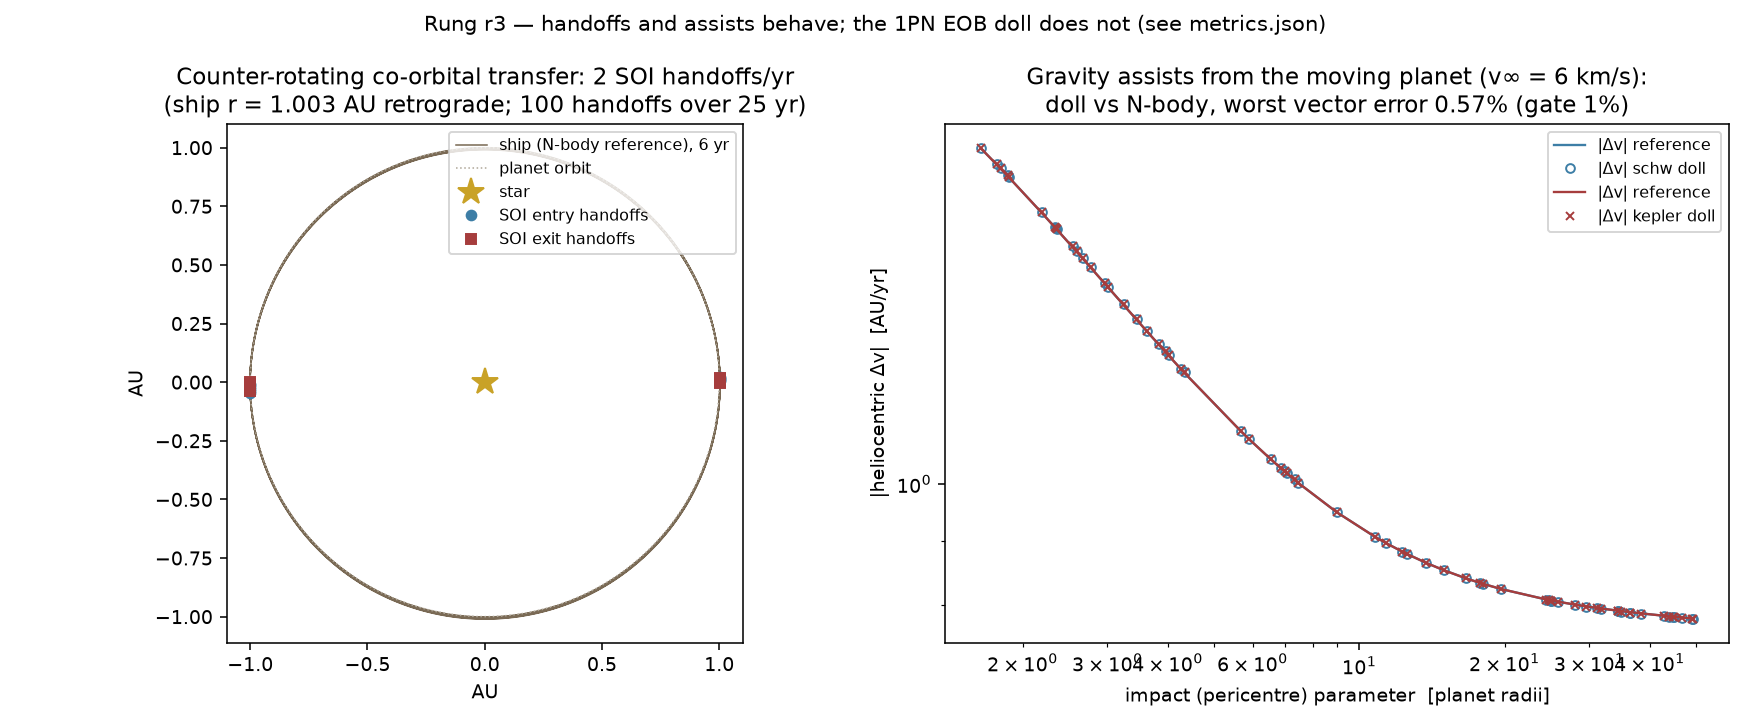

Recreate this plot in Python.
"""Picture: transfer path with handoff points + flyby dv vs impact parameter."""
import json
import math
import subprocess

import matplotlib
matplotlib.use("Agg")
import matplotlib.pyplot as plt

SOI = 0.006178008505674118
G = 39.478417604357434


def ref_path(t_end, n=1200):
    r = 1.0 + 3e-3
    v = math.sqrt(G/r)
    inp0 = f"{r:.17g} 0.0 0.0 {-v:.17g}\n"
    out = subprocess.run(["./rung3_ships", "ref3", str(t_end)], input=inp0,
                         capture_output=True, text=True, timeout=600)
    cross = []
    for line in out.stdout.split("\n"):
        f = line.split()
        if f and f[0] == "CROSS":
            cross.append((float(f[2]), int(f[3]), [float(x) for x in f[4:6]]))
    # sample the path via ref3state
    ts = [i*t_end/n for i in range(n+1)]
    pts = []
    for t in ts:
        o = subprocess.run(["./rung3_ships", "ref3state", repr(t)], input="0.0 "+inp0,
                           capture_output=True, text=True).stdout.split()
        v_ = [float(x) for x in o[1:]]
        pts.append((v_[1], v_[2]))
    return cross, pts


cross, pts = ref_path(6.0)
fig, (ax1, ax2) = plt.subplots(1, 2, figsize=(12.5, 5.2))

px, py = zip(*pts)
ax1.plot(px, py, '-', color="#7a6a55", lw=0.8, label="ship (N-body reference), 6 yr")
th = [2*math.pi*i/720 for i in range(721)]
ax1.plot([math.cos(t) for t in th], [math.sin(t) for t in th], ':', color="#b0a89a", lw=0.8, label="planet orbit")
ax1.plot(0, 0, '*', color="#c9a227", ms=14, label="star")
c6 = [c for c in cross if c[0] <= 6.0][:26]
ent = [(c[2][0], c[2][1]) for c in c6 if c[1] == -1]
exi = [(c[2][0], c[2][1]) for c in c6 if c[1] == 1]
ax1.plot(*zip(*ent) if ent else [(), ], 'o', color="#3d7ea6", ms=5, label="SOI entry handoffs")
ax1.plot(*zip(*exi) if exi else [(), ], 's', color="#a63d3d", ms=5, label="SOI exit handoffs")
ax1.set_aspect("equal")
ax1.set_xlabel("AU"); ax1.set_ylabel("AU")
ax1.set_title("Counter-rotating co-orbital transfer: 2 SOI handoffs/yr\n(ship r = 1.003 AU retrograde; 100 handoffs over 25 yr)")
ax1.legend(loc="upper right", fontsize=8)

rows = json.load(open("fly_rows.json"))
for cfg, col, mk in (("schw", "#3d7ea6", "o"), ("kepler", "#a63d3d", "x")):
    rr = sorted(rows[cfg], key=lambda r: r["b"])
    ax2.plot([r["b"] for r in rr], [r["magr"] for r in rr], '-', color=col, lw=1.2, label=f"|Δv| reference")
    ax2.plot([r["b"] for r in rr], [r["mag"] for r in rr], mk, color=col, ms=4.5,
             mfc='none' if mk == "o" else None, label=f"|Δv| {cfg} doll")
ax2.set_xscale("log"); ax2.set_yscale("log")
ax2.set_xlabel("impact (pericentre) parameter  [planet radii]")
ax2.set_ylabel("|heliocentric Δv|  [AU/yr]")
ax2.set_title("Gravity assists from the moving planet (v∞ = 6 km/s):\ndoll vs N-body, worst vector error 0.57% (gate 1%)")
ax2.legend(fontsize=8)

fig.suptitle("Rung r3 — handoffs and assists behave; the 1PN EOB doll does not (see metrics.json)", fontsize=11)
fig.tight_layout()
fig.savefig("picture.png", dpi=140)
print("saved picture.png")
